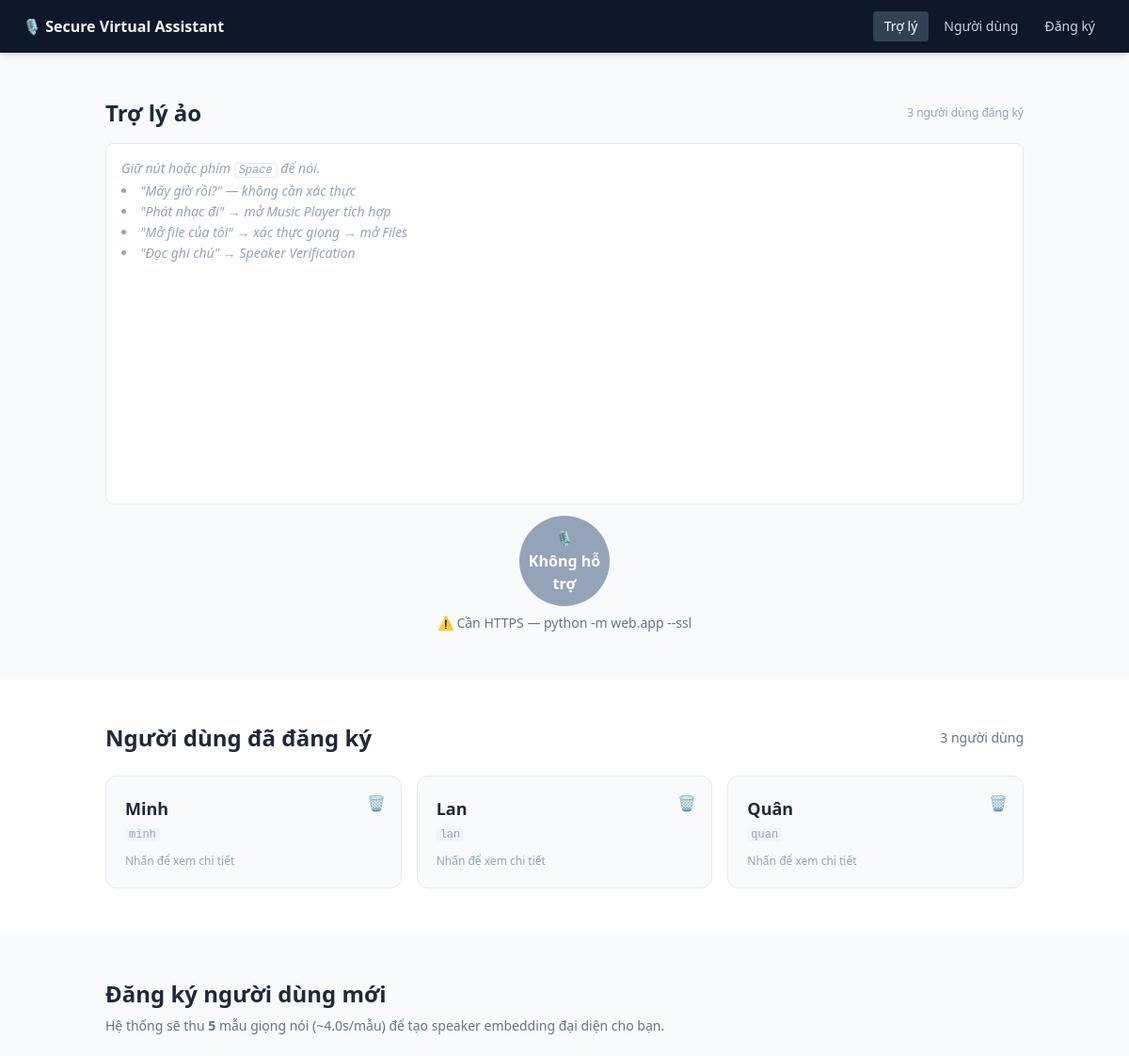
Before: / (upper part) with the older database file.
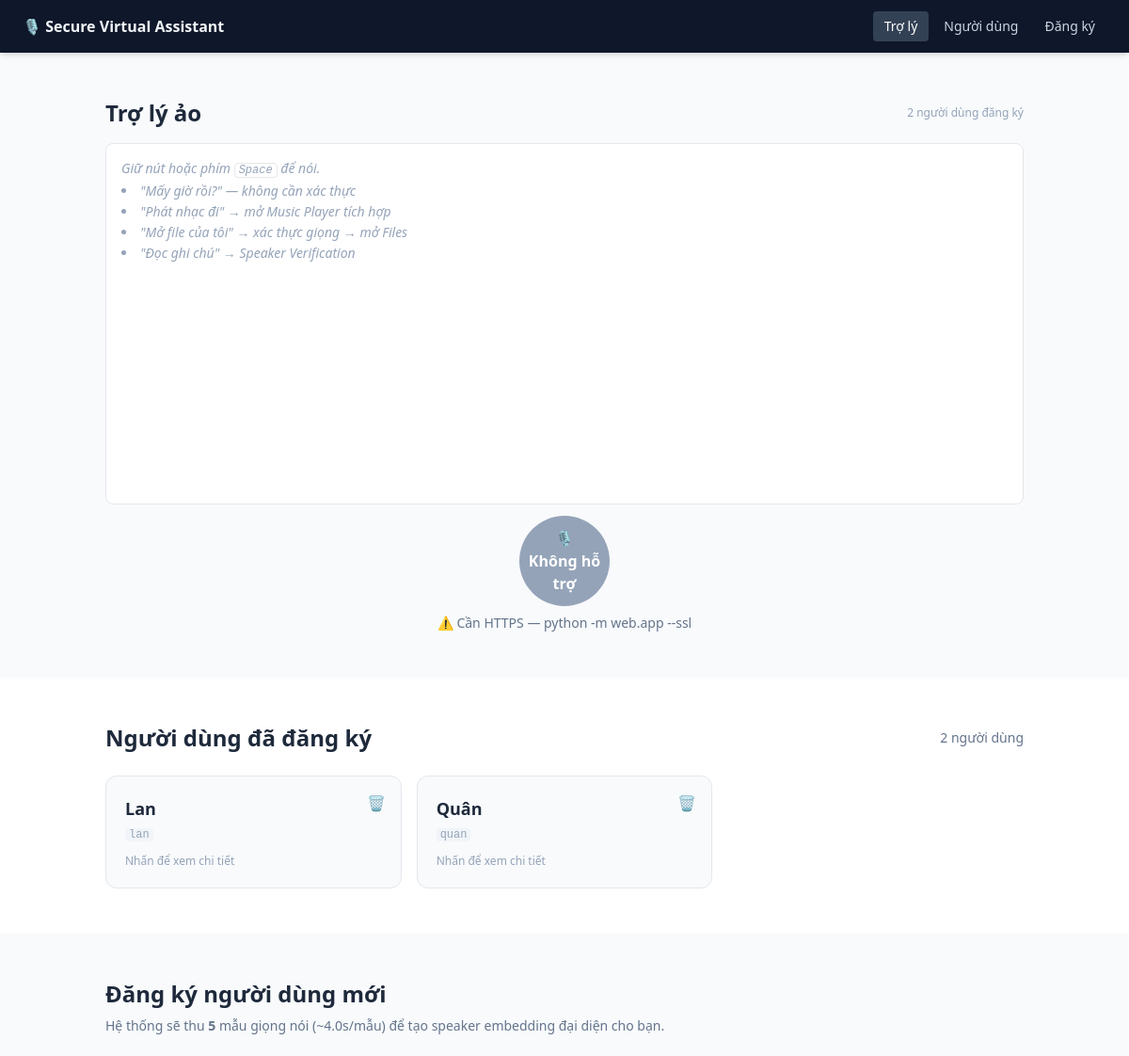
After: the same page with the newer database file.
### tables this page shows
CREATE TABLE users (
                    user_id TEXT PRIMARY KEY,
                    name TEXT NOT NULL,
                    created_at TEXT NOT NULL,
                    preferences TEXT DEFAULT '{}'
                );

### web/app.py (the view)
    @app.route("/")
    def home():
        users = app.config["db"].list_users()
        return render_template("home.html", users=users,
                               num_samples=config.ENROLL_NUM_SAMPLES,
                               duration=config.ENROLL_DURATION)

### core/database.py (called while the page is built)
    def _conn(self):
        return sqlite3.connect(str(self.db_path))

    def list_users(self) -> list:
        with self._conn() as c:
            rows = c.execute("SELECT user_id, name FROM users").fetchall()
        return [{"user_id": r[0], "name": r[1]} for r in rows]

### web/templates/home.html (shortened to what this page needs)
{% extends "base.html" %}
{% block nav %}
<nav id="main-nav" class="sticky top-0 z-30 bg-slate-900 text-slate-100 shadow-md">
  <div class="px-6 py-3 flex items-center justify-between">
    <span class="text-base font-semibold select-none">🎙 Secure Virtual Assistant</span>
    <div class="flex items-center gap-1">
      <a href="#assistant" class="spy-link px-3 py-1.5 rounded text-sm text-slate-300 hover:text-white transition"
         data-section="assistant">Trợ lý</a>
      <a href="#users"     class="spy-link px-3 py-1.5 rounded text-sm text-slate-300 hover:text-white transition"
         data-section="users">Người dùng</a>
      <a href="#enroll"    class="spy-link px-3 py-1.5 rounded text-sm text-slate-300 hover:text-white transition"
         data-section="enroll">Đăng ký</a>
    </div>
  </div>
</nav>
{% endblock %}
{% block fullcontent %}
<section id="assistant" class="py-12 bg-slate-50">
  <div class="max-w-5xl mx-auto px-6">
    <div class="flex items-center justify-between mb-4">
      <h1 class="text-2xl font-bold">Trợ lý ảo</h1>
      <span class="text-slate-400 text-xs">{{ users | length }} người dùng đăng ký</span>
    </div>
    <div class="flex gap-4" style="min-height:520px">
      <div class="flex flex-col flex-1 min-w-0">
        <div id="chat"
             class="flex-1 bg-white border rounded-lg p-4 space-y-2 overflow-y-auto"
             style="min-height:320px;max-height:420px">
          <div class="text-sm text-slate-400 italic">
            Giữ nút hoặc phím <kbd class="px-1 border rounded text-xs">Space</kbd> để nói.
            <ul class="list-disc list-inside mt-1 space-y-0.5">
              <li>"Mấy giờ rồi?" — không cần xác thực</li>
              <li>"Phát nhạc đi" → mở Music Player tích hợp</li>
              <li>"Mở file của tôi" → xác thực giọng → mở Files</li>
              <li>"Đọc ghi chú" → Speaker Verification</li>
            </ul>
          </div>
        </div>
        <div class="mt-3 flex flex-col items-center gap-2">
          <button id="ptt-btn"
                  class="w-24 h-24 rounded-full bg-rose-600 text-white text-base font-semibold
                         hover:bg-rose-700 active:bg-rose-800 select-none touch-none
                         transition-all duration-150">
            🎙<br><span id="ptt-label">Bấm &amp; giữ</span>
          </button>
          <span id="ptt-status" class="text-sm text-slate-500">Sẵn sàng</span>
        </div>
      </div>
    </div>
  </div>
</section>
<section id="users" class="py-12 bg-white">
  <div class="max-w-5xl mx-auto px-6">
    <div class="flex items-center justify-between mb-6">
      <h2 class="text-2xl font-bold">Người dùng đã đăng ký</h2>
      <span class="text-sm text-slate-500">{{ users | length }} người dùng</span>
    </div>
    {% if users %}
    <div class="grid grid-cols-1 md:grid-cols-2 lg:grid-cols-3 gap-4" id="users-grid">
      {% for u in users %}
      <div class="user-card relative bg-slate-50 border rounded-xl p-5 cursor-pointer
                  hover:border-emerald-400 hover:shadow-md transition-all duration-150"
           data-uid="{{ u.user_id }}" data-name="{{ u.name }}">
        <button class="card-trash-btn absolute top-3 right-3 text-slate-300 hover:text-rose-500
                       transition p-1 rounded"
                title="Xóa người dùng"
                data-uid="{{ u.user_id }}" data-name="{{ u.name }}">🗑</button>
        <div class="pr-6">
          <div class="text-lg font-semibold truncate">{{ u.name }}</div>
          <div class="text-sm text-slate-400 mt-0.5">
            <code class="bg-slate-100 px-1 rounded text-xs">{{ u.user_id }}</code>
          </div>
        </div>
        <div class="mt-3 text-xs text-slate-400">Nhấn để xem chi tiết</div>
      </div>
      {% endfor %}
    </div>
    {% else %}
    <div id="users-grid" class="py-16 text-center text-slate-400">
      <div class="text-4xl mb-3">👤</div>
      <p class="text-lg font-medium">Chưa có người dùng nào.</p>
      <p class="text-sm mt-1">Cuộn xuống để đăng ký người dùng mới.</p>
    </div>
    {% endif %}
  </div>
</section>
<section id="enroll" class="py-12 bg-slate-50">
  <div class="max-w-5xl mx-auto px-6">
    <h2 class="text-2xl font-bold mb-2">Đăng ký người dùng mới</h2>
    <p class="text-slate-500 mb-6 text-sm">
      Hệ thống sẽ thu <strong>{{ num_samples }}</strong> mẫu giọng nói (~{{ duration }}s/mẫu)
      để tạo speaker embedding đại diện cho bạn.
    </p>
  </div>
</section>
{% endblock %}

### web/templates/base.html (shortened to what this page needs)
<!doctype html>
<html lang="vi">
<head>
  <script src="https://cdn.tailwindcss.com"></script>
  <link rel="stylesheet" href="{{ url_for('static', filename='style.css') }}">
</head>
<body class="bg-slate-50 text-slate-800 min-h-screen">
  {% block nav %}{% endblock %}
  {% block fullcontent %}{% endblock %}
</body>
</html>

### web/static/style.css (style rules this page uses)
.touch-none { touch-action: none; }
button:disabled { cursor: not-allowed; }

Changed rows visible on the page:
removed users: name "Minh", user_id "minh"
Other visible differences:
{{ users | length }}: "3" → "2"
